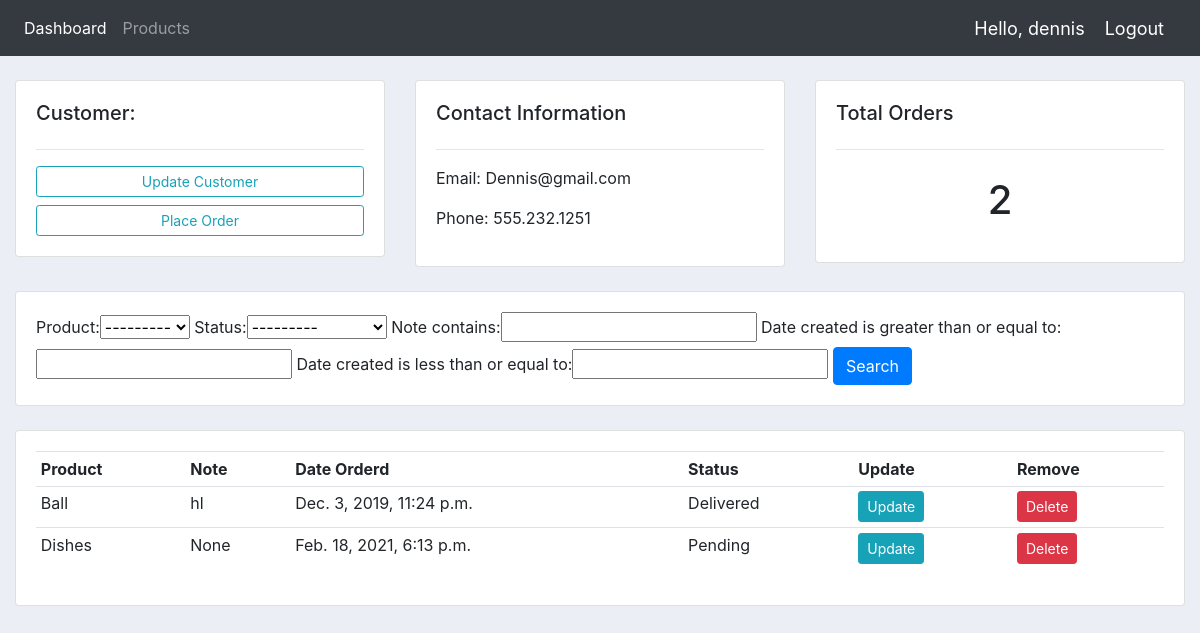
The page /customer/2/ (signed in) on the database its author committed.
### accounts/models.py (models this page shows, shortened)
class Customer(models.Model):
	user = models.OneToOneField(User, null=True, blank=True, on_delete=models.CASCADE)
	name = models.CharField(max_length=200, null=True)
	phone = models.CharField(max_length=200, null=True)
	email = models.CharField(max_length=200, null=True)
	profile_pic = models.ImageField(default="profile1.png", null=True, blank=True)
	date_created = models.DateTimeField(auto_now_add=True, null=True)

class Order(models.Model):
	STATUS = (
			('Pending', 'Pending'),
			('Out for delivery', 'Out for delivery'),
			('Delivered', 'Delivered'),
			)
	customer = models.ForeignKey(Customer, null=True, on_delete= models.SET_NULL)
	product = models.ForeignKey(Product, null=True, on_delete= models.SET_NULL)
	date_created = models.DateTimeField(auto_now_add=True, null=True)
	status = models.CharField(max_length=200, null=True, choices=STATUS)
	note = models.CharField(max_length=1000, null=True)

class Product(models.Model):
	CATEGORY = (
			('Indoor', 'Indoor'),
			('Out Door', 'Out Door'),
			)
	name = models.CharField(max_length=200, null=True)
	price = models.FloatField(null=True)
	category = models.CharField(max_length=200, null=True, choices=CATEGORY)
	description = models.CharField(max_length=200, null=True, blank=True)
	date_created = models.DateTimeField(auto_now_add=True, null=True)
	tags = models.ManyToManyField(Tag)
	def __str__(self):
		return self.name

### accounts/decorators.py (the view)
		def wrapper_func(request, *args, **kwargs):
			group = None
			if request.user.groups.exists():
				group = request.user.groups.all()[0].name
			if group in allowed_roles:
				return view_func(request, *args, **kwargs)
			else:
				return HttpResponse('You are not authorized to view this page')

### accounts/views.py (called while the page is built)
@login_required(login_url='login')
@allowed_users(allowed_roles=['admin'])
def customer(request, pk_test):
	customer = Customer.objects.get(id=pk_test)
	orders = customer.order_set.all()
	order_count = orders.count()
	myFilter = OrderFilter(request.GET, queryset=orders)
	orders = myFilter.qs
	context = {'customer':customer, 'orders':orders, 'order_count':order_count,
	'myFilter':myFilter}
	return render(request, 'accounts/customer.html',context)

### accounts/templates/accounts/customer.html
{%  extends 'accounts/main.html' %}
{% block content %}
	<br>
<div class="row">
	<div class="col-md">
		<div class="card card-body">
			<h5>Customer:</h5>
			<hr>
			<a class="btn btn-outline-info  btn-sm btn-block" href="">Update Customer</a>
			<a class="btn btn-outline-info  btn-sm btn-block" href="{% url 'create_order' customer.id %}">Place Order</a>
		</div>
	</div>
	<div class="col-md">
		<div class="card card-body">
			<h5>Contact Information</h5>
			<hr>
			<p>Email: {{customer.email}}</p>
			<p>Phone: {{customer.phone}}</p>
		</div>
	</div>
	<div class="col-md">
		<div class="card card-body">
			<h5>Total Orders</h5>
			<hr>
			<h1 style="text-align: center;padding: 10px">{{order_count}}</h1>
		</div>
	</div>
</div>
<br>
<div class="row">
	<div class="col">
		<div class="card card-body">
			<form method="get">
				{{myFilter.form}}
		    <button class="btn btn-primary" type="submit">Search</button>
		  </form>
		</div>
	</div>
</div>
<br>
<div class="row">
	<div class="col-md">
		<div class="card card-body">
			<table class="table table-sm">
				<tr>
					<th>Product</th>
					<th>Note</th>
					<th>Date Orderd</th>
					<th>Status</th>
					<th>Update</th>
					<th>Remove</th>
				</tr>
				{% for order in orders %}
				<tr>
					<td>{{order.product}}</td>
					<td>{{order.note}}</td>
					<td>{{order.date_created}}</td>
					<td>{{order.status}}</td>
					<td><a class="btn btn-sm btn-info" href="{% url 'update_order' order.id %}">Update</a></td>
					<td><a class="btn btn-sm btn-danger" href="{% url 'delete_order' order.id %}">Delete</a></td>
				</tr>
				{% endfor %}
			</table>
		</div>
	</div>
</div>
{% endblock %}

### accounts/templates/accounts/navbar.html (shortened to what this page needs)
{% load static %}
<nav class="navbar navbar-expand-lg navbar-dark bg-dark">
  <div class="collapse navbar-collapse" id="navbarNav">
    <ul class="navbar-nav">
      {% if request.user.is_staff %}
      <li class="nav-item active">
        <a class="nav-link" href="{% url 'home' %}">Dashboard</a>
      </li>
      <li class="nav-item">
        <a class="nav-link" href="{% url 'products' %}">Products</a>
      </li>
      {% else %}
      <li class="nav-item">
        <a class="nav-link" href="{% url 'account' %}">Settings</a>
      </li>
      {% endif %}
    </ul>
  </div>
  <span class="hello-msg">Hello, {{request.user}}</span>
  <span><a class="hello-msg" href="{% url 'logout' %}">Logout</a></span>
</nav>

### static/css/main.css (style rules this page uses)
body { background-color: #ebeff5; }

### accounts/templates/accounts/navbar.html (style rules this page uses)
.hello-msg { font-size: 18px; color: #fff; margin-right: 20px; }

### rows shown on the page
Customer: email "Dennis@gmail.com", phone "555.232.1251"
Order: product "Ball", note "hl", date_created "Dec. 3, 2019, 11:24 p.m.", status "Delivered"
Order: product "Dishes", note "None", date_created "Feb. 18, 2021, 6:13 p.m.", status "Pending"

### other values the page prints
{{ request.user }} "dennis"
{{ order_count }} "2"
